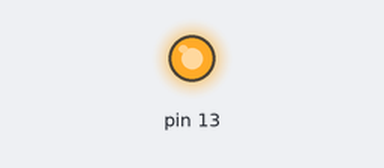
Bench run of a sketch on a simulated Arduino Uno, built with avr-gcc and run on an emulated ATmega328P. Shown: output pins drawn as LEDs (lit = HIGH).

Above: at 15.5 s.
At 48.0 s:
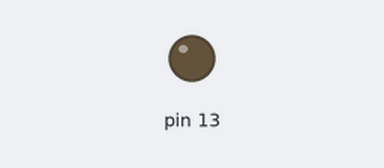
Timing chart, 0 to 68.3 s (numbered marks = the images above):
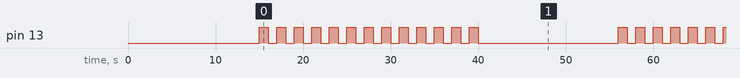

The sketch:

LED01.ino
```cpp
 void setup() {
   // put your setup code here, to run once:

   pinMode(13, OUTPUT);
   delay(15000);
 }


 void loop() {
   // put your main code here, to run repeatedly:
   int var=0;
   while(var<13){
     digitalWrite(13, HIGH);
     delay(1000);
     digitalWrite(13, LOW);
     delay(1000);
     var++;
   }
   delay(15000);
 }
```

Measured:
- by itself, pin 13: repeats every 41.0 s: HIGH 1.0 s, LOW 16.0 s, 12 × (HIGH 1.0 s, LOW 1.0 s)
- by itself, everything shown: repeats every 41.0 s, in 26 steps
